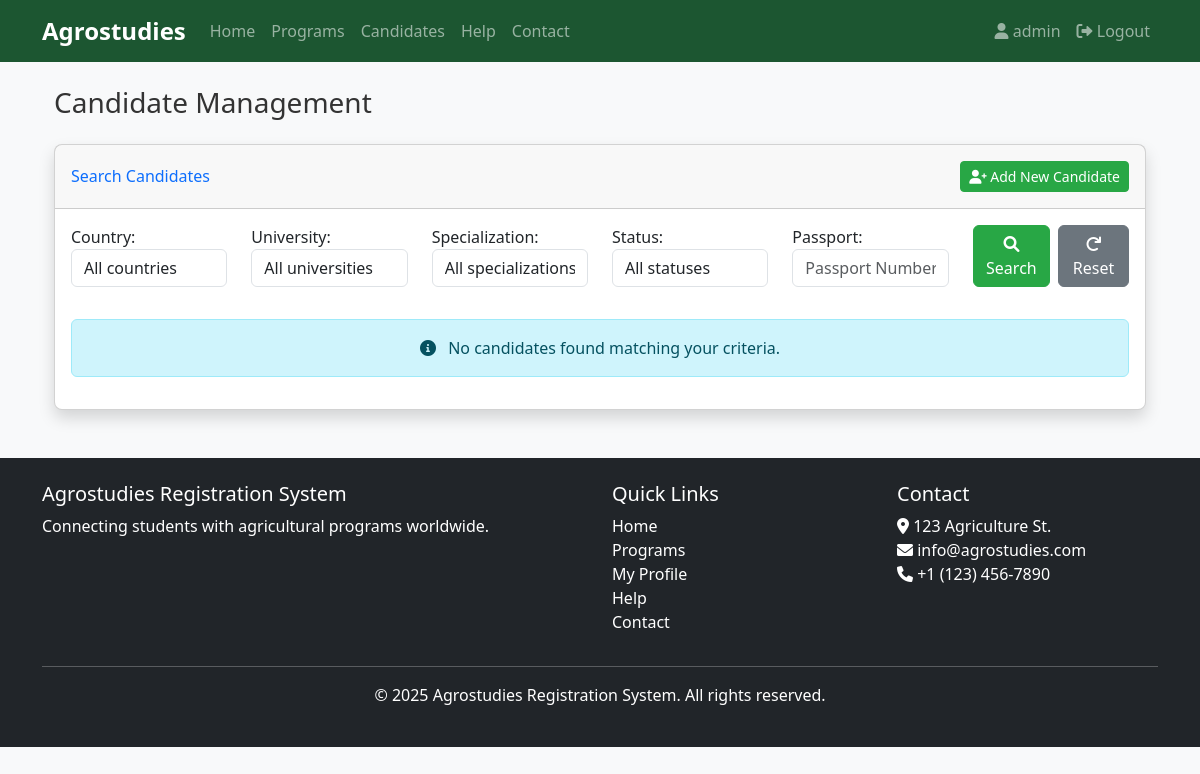
The page /candidates/ (signed in) on the database as committed earlier.
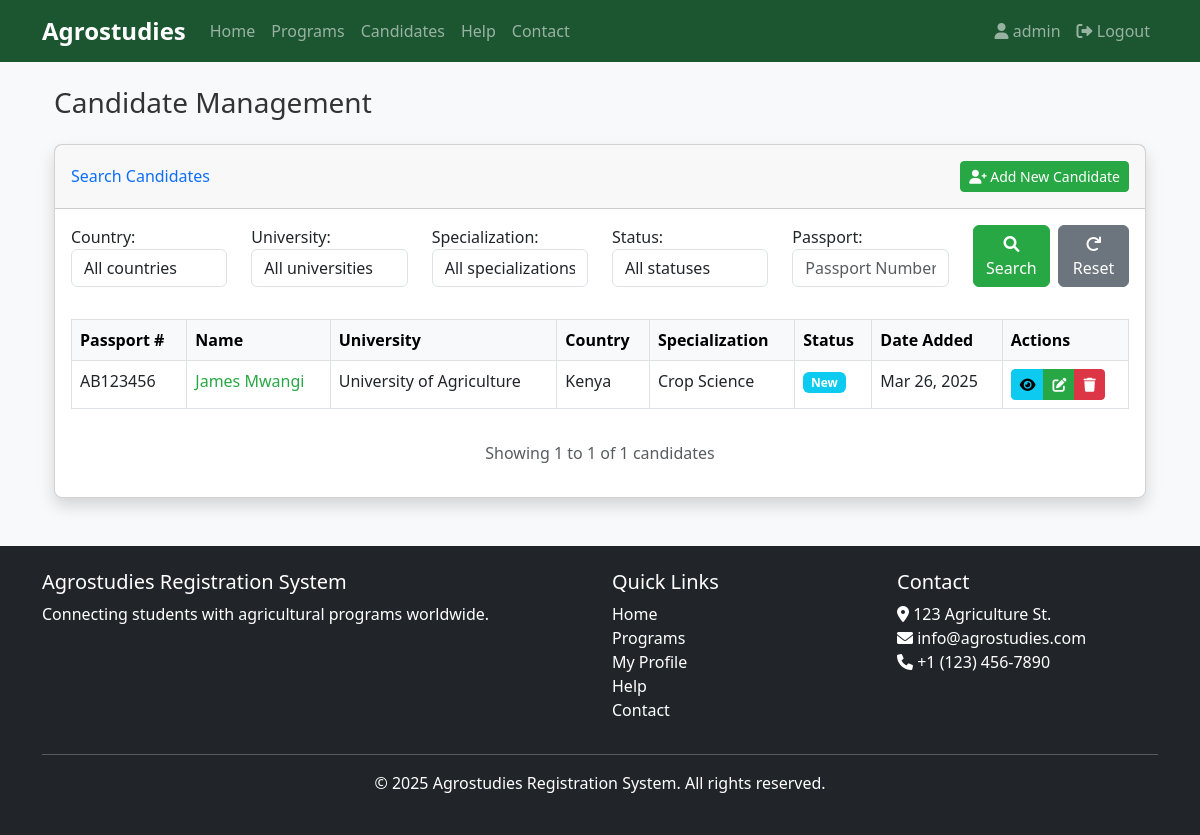
The same page on the database as committed later.
### core/models.py (models this page shows, shortened)
class Candidate(models.Model):
    DRAFT = 'Draft'
    NEW = 'New'
    FIXED = 'Fixed'
    APPROVED = 'Approved'
    REJECTED = 'Rejected'
    QUIT = 'Quit'
    STATUS_CHOICES = [
        (DRAFT, 'Draft'),
        (NEW, 'New'),
        (FIXED, 'Fixed'),
        (APPROVED, 'Approved'),
        (REJECTED, 'Rejected'),
        (QUIT, 'Quit'),
    ]
    passport_number = models.CharField(max_length=20)
    first_name = models.CharField(max_length=100)
    last_name = models.CharField(max_length=100)
    email = models.EmailField(blank=True, null=True)
    date_of_birth = models.DateField()
    country_of_birth = models.CharField(max_length=100)
    nationality = models.CharField(max_length=100)
    religion = models.CharField(max_length=100, blank=True, null=True)
    father_name = models.CharField(max_length=100, blank=True, null=True)
    mother_name = models.CharField(max_length=100, blank=True, null=True)
    passport_issue_date = models.DateField()
    passport_expiry_date = models.DateField()
    GENDER_CHOICES = [
        ('Male', 'Male'),
        ('Female', 'Female'),
        ('Other', 'Other'),
    ]
    gender = models.CharField(max_length=10, choices=GENDER_CHOICES)
    shoes_size = models.CharField(max_length=10, blank=True, null=True)
    shirt_size = models.CharField(max_length=10, blank=True, null=True)
    university = models.ForeignKey(University, on_delete=models.CASCADE)
    specialization = models.CharField(max_length=100)
    secondary_specialization = models.CharField(max_length=100, blank=True, null=True)
    SMOKING_CHOICES = [
        ('Never', 'Never'),
        ('Sometimes', 'Sometimes'),
        ('Often', 'Often'),
    ]
    smokes = models.CharField(max_length=10, choices=SMOKING_CHOICES, default='Never')
    status = models.CharField(max_length=20, choices=STATUS_CHOICES, default=DRAFT)
    created_at = models.DateTimeField(auto_now_add=True)
    updated_at = models.DateTimeField(auto_now=True)
    passport_scan = models.FileField(upload_to='passports/', blank=True, null=True)
    terms_and_conditions = models.FileField(upload_to='terms/', blank=True, null=True)
    health_statement_menora = models.FileField(upload_to='health/', blank=True, null=True)
    health_statement_ayalon = models.FileField(upload_to='health/', blank=True, null=True)
    medical_report = models.FileField(upload_to='medical/', blank=True, null=True)
    info_and_rights = models.FileField(upload_to='info/', blank=True, null=True)
    created_by = models.ForeignKey(User, on_delete=models.CASCADE, related_name='created_candidates')
    class Meta:
        unique_together = ('passport_number', 'university')

class University(models.Model):
    name = models.CharField(max_length=200)
    code = models.CharField(max_length=20, unique=True)
    country = models.CharField(max_length=100)
    class Meta:
        verbose_name_plural = "Universities"

### core/views.py (the view)
# urls.py: path('candidates/', views.candidate_list, name='candidate_list'),
@login_required
def candidate_list(request):
    if not request.user.is_staff:
        messages.error(request, 'You do not have permission to access this page.')
        return redirect('index')
    candidates = Candidate.objects.all().order_by('-created_at')
    form = CandidateSearchForm(request.GET)
    if form.is_valid():
        country = form.cleaned_data.get('country')
        if country:
            candidates = candidates.filter(university__country=country)
        university = form.cleaned_data.get('university')
        if university:
            candidates = candidates.filter(university__code=university)
        specialization = form.cleaned_data.get('specialization')
        if specialization:
            candidates = candidates.filter(specialization=specialization)
        status = form.cleaned_data.get('status')
        if status:
            candidates = candidates.filter(status=status)
        passport = form.cleaned_data.get('passport')
        if passport:
            candidates = candidates.filter(passport_number__icontains=passport)
    paginator = Paginator(candidates, 15)  # Show 15 candidates per page
    page_number = request.GET.get('page')
    page_obj = paginator.get_page(page_number)
    return render(request, 'candidate_list.html', {
        'page_obj': page_obj,
        'form': form,
        'status_colors': {
            'Draft': 'secondary',
            'New': 'info',
            'Fixed': 'primary',
            'Approved': 'success',
            'Rejected': 'danger',
            'Quit': 'warning'
        }
    })

### core/templatetags/custom_filters.py (called while the page is built)
@register.filter(name='get_item')
def get_item(dictionary, key):
    return dictionary.get(key, '')

### templates/candidate_list.html (shortened to what the changed rows need)
{% extends 'base.html' %}
{% load custom_filters %}
{% block content %}
<div class="container-fluid">
    <h1 class="h3 mb-4">Candidate Management</h1>
    <div class="card shadow mb-4">
        <div class="card-body">
            <form method="get" class="mb-4">
                <div class="row">
                </div>
            </form>
            {% if page_obj %}
                <div class="table-responsive">
                    <table class="table table-bordered table-hover">
                        <thead class="table-light">
                            <tr>
                                <th>Passport #</th>
                                <th>Name</th>
                                <th>University</th>
                                <th>Country</th>
                                <th>Specialization</th>
                                <th>Status</th>
                                <th>Date Added</th>
                                <th>Actions</th>
                            </tr>
                        </thead>
                        <tbody>
                            {% for candidate in page_obj %}
                                <tr>
                                    <td>{{ candidate.passport_number }}</td>
                                    <td>
                                        <a href="{% url 'view_candidate' candidate.id %}">
                                            {{ candidate.first_name }} {{ candidate.last_name }}
                                        </a>
                                    </td>
                                    <td>{{ candidate.university.name }}</td>
                                    <td>{{ candidate.university.country }}</td>
                                    <td>{{ candidate.specialization }}</td>
                                    <td>
                                        <span class="badge bg-{{ status_colors|get_item:candidate.status }}">
                                            {{ candidate.status }}
                                        </span>
                                    </td>
                                    <td>{{ candidate.created_at|date:"M d, Y" }}</td>
                                    <td>
                                        <div class="btn-group" role="group">
                                            <a href="{% url 'view_candidate' candidate.id %}" class="btn btn-info btn-sm" title="View">
                                                <i class="fas fa-eye"></i>
                                            </a>
                                            <a href="{% url 'edit_candidate' candidate.id %}" class="btn btn-primary btn-sm" title="Edit">
                                                <i class="fas fa-edit"></i>
                                            </a>
                                            <a href="{% url 'delete_candidate' candidate.id %}" class="btn btn-danger btn-sm" title="Delete">
                                                <i class="fas fa-trash"></i>
                                            </a>
                                        </div>
                                    </td>
                                </tr>
                            {% endfor %}
                        </tbody>
                    </table>
                </div>
                <div class="mt-3 text-center">
                    <p class="text-muted">
                        Showing {{ page_obj.start_index }} to {{ page_obj.end_index }} of {{ page_obj.paginator.count }} candidates
                    </p>
                </div>
            {% else %}
                <div class="alert alert-info text-center">
                    <i class="fas fa-info-circle me-2"></i> No candidates found matching your criteria.
                </div>
            {% endif %}
        </div>
    </div>
</div>
{% endblock %}

Rows that differ between the two databases and show on the page:
added Candidate: passport_number "AB123456", first_name "James", last_name "Mwangi", university.name "University of Agriculture", university.country "Kenya", specialization "Crop Science", status "New", created_at "Mar 26, 2025"
Other text that changed with them:
{{ page_obj.start_index }}: (not shown) → "1"
{{ page_obj.end_index }}: (not shown) → "1"
{{ page_obj.paginator.count }}: (not shown) → "1"
text no longer shown: "No candidates found matching your criteria."
text now shown: "Passport # Name University Country Specialization Status Date Added Actions Showing to of candidates"
